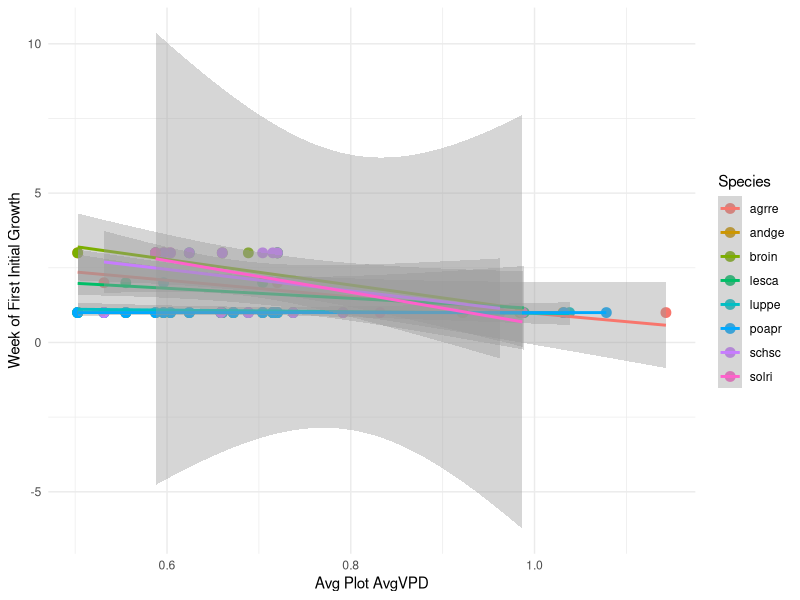

Reproduce this figure in R.
# Week 12 assignment <- mixed models


install.packages("ggplot2")
library(ggplot2)
install.packages("lme4")
library(lme4)
library(effects)
cproj1 = read.csv("pheno_classdata_Jan29.csv")
head(cproj1)

growthxvpd <- lmer(FirstInitialGrowth~AvgVPD + (1|Plot_Num),data=cproj1)
summary(growthxvpd)
# df = Numbers of obs (180) - (all the levels of fixed effects) - (all the levels of random effects)
df = 95-31-1
p.value = 2*pt(2.507, df = df, lower=FALSE)
p.value
# p-value = 0.01476774 <- VPD is significant 


# no clear effect of VPD on week of leaf emergence
leavexvpd <- lmer(FirstLeaves~AvgVPD + (1|Plot_Num),data=cproj1) 
summary(leavexvpd)

df = 92-31-1
p.value = 2*pt(1.786, df = df, lower=FALSE)
p.value
## p-value = 0.07915253 <- VPD is NOT significant 

gxvpd <- ggplot( cproj1, aes ( x = AvgVPD, y = FirstInitialGrowth, group = Species)) +
  geom_point (aes(color = Species), size = 3) +
  geom_smooth (aes(color = Species),method = "lm") +
  labs(
    x = "Avg Plot AvgVPD",
    y = "Week of First Initial Growth") +
  theme_minimal() +
  theme(
    panel.background = element_rect(fill = "white", color = NA),
    plot.background  = element_rect(fill = "white", color = NA)
  )

gxvpd
